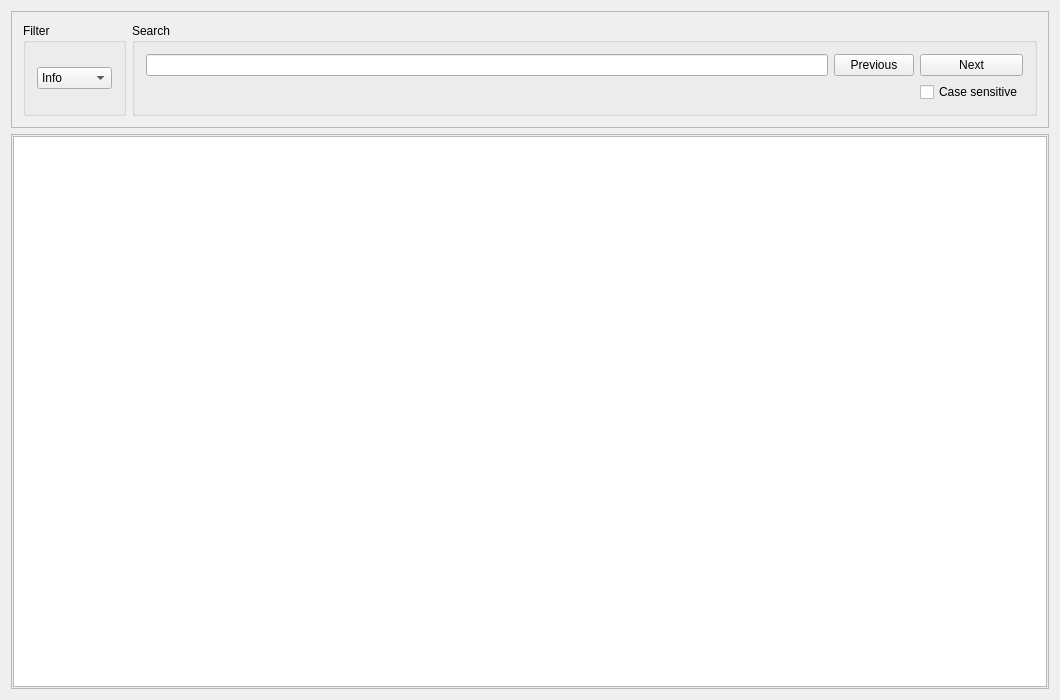
<?xml version="1.0" encoding="UTF-8"?>
<ui version="4.0">
 <class>LogPanel</class>
 <widget class="QWidget" name="LogPanel">
  <property name="geometry">
   <rect>
    <x>0</x>
    <y>0</y>
    <width>1060</width>
    <height>700</height>
   </rect>
  </property>
  <property name="windowTitle">
   <string>LogPanel</string>
  </property>
  <layout class="QVBoxLayout" name="verticalLayout">
   <item>
    <widget class="QFrame" name="frame">
     <property name="frameShape">
      <enum>QFrame::StyledPanel</enum>
     </property>
     <property name="frameShadow">
      <enum>QFrame::Raised</enum>
     </property>
     <layout class="QHBoxLayout" name="horizontalLayout">
      <item>
       <widget class="QGroupBox" name="gbFilter">
        <property name="title">
         <string>Filter</string>
        </property>
        <layout class="QHBoxLayout" name="horizontalLayout_2">
         <item>
          <widget class="QComboBox" name="cbFilter">
           <property name="currentIndex">
            <number>2</number>
           </property>
           <item>
            <property name="text">
             <string>Severe</string>
            </property>
           </item>
           <item>
            <property name="text">
             <string>Warning</string>
            </property>
           </item>
           <item>
            <property name="text">
             <string>Info</string>
            </property>
           </item>
           <item>
            <property name="text">
             <string>Config</string>
            </property>
           </item>
           <item>
            <property name="text">
             <string>Fine</string>
            </property>
           </item>
           <item>
            <property name="text">
             <string>Finer</string>
            </property>
           </item>
           <item>
            <property name="text">
             <string>Finest</string>
            </property>
           </item>
          </widget>
         </item>
        </layout>
       </widget>
      </item>
      <item>
       <widget class="QGroupBox" name="gbSearch">
        <property name="title">
         <string>Search</string>
        </property>
        <layout class="QGridLayout" name="gridLayout">
         <item row="0" column="1">
          <widget class="QLineEdit" name="leSearch"/>
         </item>
         <item row="0" column="3">
          <widget class="QPushButton" name="bNext">
           <property name="text">
            <string>Next</string>
           </property>
          </widget>
         </item>
         <item row="1" column="3">
          <widget class="QCheckBox" name="cbCase">
           <property name="text">
            <string>Case sensitive</string>
           </property>
          </widget>
         </item>
         <item row="0" column="2">
          <widget class="QPushButton" name="bPrevious">
           <property name="text">
            <string>Previous</string>
           </property>
          </widget>
         </item>
         <item row="1" column="1">
          <widget class="QLabel" name="lStatus">
           <property name="text">
            <string/>
           </property>
          </widget>
         </item>
        </layout>
       </widget>
      </item>
     </layout>
    </widget>
   </item>
   <item>
    <widget class="QScrollArea" name="scrollArea">
     <property name="widgetResizable">
      <bool>true</bool>
     </property>
     <widget class="QWidget" name="sourceWidget">
      <property name="geometry">
       <rect>
        <x>0</x>
        <y>0</y>
        <width>1040</width>
        <height>561</height>
       </rect>
      </property>
      <property name="sizePolicy">
       <sizepolicy hsizetype="Expanding" vsizetype="Minimum">
        <horstretch>0</horstretch>
        <verstretch>0</verstretch>
       </sizepolicy>
      </property>
      <layout class="QVBoxLayout" name="sourceWidgetLayou">
       <property name="spacing">
        <number>1</number>
       </property>
       <property name="margin">
        <number>1</number>
       </property>
       <item>
        <widget class="QTableView" name="tableView">
         <property name="sizePolicy">
          <sizepolicy hsizetype="Expanding" vsizetype="Expanding">
           <horstretch>0</horstretch>
           <verstretch>0</verstretch>
          </sizepolicy>
         </property>
         <property name="editTriggers">
          <set>QAbstractItemView::NoEditTriggers</set>
         </property>
         <property name="selectionBehavior">
          <enum>QAbstractItemView::SelectRows</enum>
         </property>
         <property name="sortingEnabled">
          <bool>true</bool>
         </property>
         <attribute name="horizontalHeaderDefaultSectionSize">
          <number>150</number>
         </attribute>
         <attribute name="horizontalHeaderMinimumSectionSize">
          <number>44</number>
         </attribute>
         <attribute name="verticalHeaderVisible">
          <bool>false</bool>
         </attribute>
        </widget>
       </item>
      </layout>
     </widget>
    </widget>
   </item>
  </layout>
 </widget>
 <layoutdefault spacing="6" margin="11"/>
 <resources/>
 <connections/>
 <slots>
  <slot>setDiscardLevel(QString)</slot>
 </slots>
</ui>
